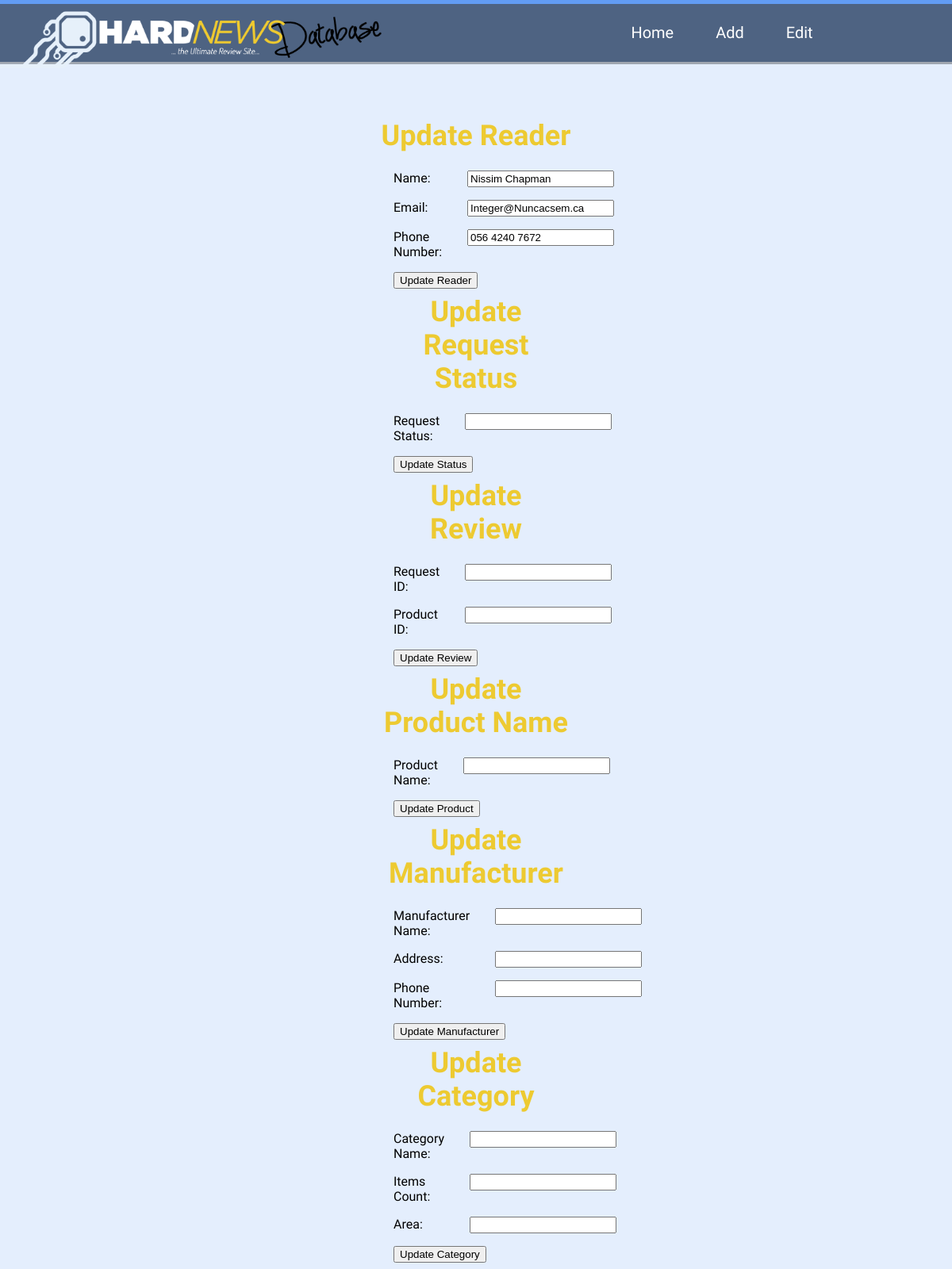
The page /update.php?ReaderID=3 on the database its author committed.
### tables this page shows
CREATE TABLE IF NOT EXISTS `reader` (
  `ReaderID` int(11) unsigned NOT NULL AUTO_INCREMENT,
  `Name` varchar(35) NOT NULL,
  `Email` varchar(254) NOT NULL,
  `PhoneNo` varchar(20) NOT NULL,
  PRIMARY KEY (`ReaderID`)
);

### update.php (the view, shortened to what this page needs)
<!doctype html>
<html>
<head>
    <link rel="stylesheet" type="text/css" href="css/stylesheet.css">
    <link href="//maxcdn.bootstrapcdn.com/font-awesome/4.2.0/css/font-awesome.min.css" rel="stylesheet">
</head>
<body>
    <div class="nav-container">
    <a href="index.php"><img class="logo" src="img/logo.png" width="493" height="98" alt="Logo"/></a>
    <nav>
    	<ul class="navbar">
        	<li><a class="link-1" href="index.php">Home</a></li>
            <li><a class="link-2" href="add.php">Add</a></li>
            <li><a class="link-5" href="show.php">Edit</a></li>
    	</ul>
	</nav>
    </div>
<div class="site-content-update">
<h1 class = "textadd">Update Reader</h1>
<?php
	include('Login.php');
	$readerid=$_GET['ReaderID'];
	$readerid = mysqli_real_escape_string($dbconnect, $readerid);
	$sql1="SELECT * FROM reader WHERE ReaderID='$readerid'";
	$result1=mysqli_query($dbconnect,$sql1);
	$row1=mysqli_fetch_assoc($result1);
?>
<form id="UpdateReader"  name="form1" method="post" action="updatedReader.php">
<table>
	<tr>
		<td>Name:</td>
		<td><input type="text" name="Name" value="<?php echo $row1['Name']; ?>" maxlength="35"/></td>
	</tr>
	<tr>
		<td>Email:</td>
		<td><input type="text" name="Email" value="<?php echo $row1['Email']; ?>" maxlength="254"/></td>
	</tr>
	<tr>
		<td>Phone Number:</td>
		<td><input type="text" name="PhoneNo" value="<?php echo $row1['PhoneNo']; ?>" maxlength="20"/></td>
    </tr>
	<tr>
		<td  colspan="2" align="center">
        </form>
        <input type="submit" name="Submit" value="Update Reader" size="50"/>
<h1 class = "textadd">Update Request Status</h1>
<?php
	include('Login.php');
	$requestid=$_GET['RequestID'];
	$requestid = mysqli_real_escape_string($dbconnect, $requestid);
	$sql2="SELECT * FROM request WHERE RequestID='$requestid'";
	$result2=mysqli_query($dbconnect,$sql2);
	$row2=mysqli_fetch_assoc($result2);
?>
<form id="UpdateRequest"  name="form2" method="post" action="updatedRequest.php">
<table>
	<tr>
		<td>Request Status:</td>
		<td><input type="text" name="Status" value="<?php echo $row2['Status']; ?>" maxlength="1"/></td>
    </tr>
	<tr>
		<td  colspan="2" align="center">
        </form>
        <input type="submit" name="Submit" value="Update Status"/>
<h1 class = "textadd">Update Review</h1>
<?php
	include('Login.php');
	$reviewid=$_GET['ReviewID'];
	$reviewid = mysqli_real_escape_string($dbconnect, $reviewid);
	$sql3="SELECT * FROM review WHERE ReviewID='$reviewid'";
	$result3=mysqli_query($dbconnect,$sql3);
	$row3=mysqli_fetch_assoc($result3);
?>
<form id="UpdateReview"  name="form2" method="post" action="updatedReview.php">
<table>
	<tr>
		<td>Request ID:</td>
		<td><input type="text" name="RequestID" value="<?php echo $row3['RequestID']; ?>" maxlength="11"/></td>
    </tr>
    <tr>
		<td>Product ID:</td>
		<td><input type="text" name="ReviewID" value="<?php echo $row3['ProductID']; ?>" maxlength="11"/></td>
    </tr>
	<tr>
		<td  colspan="2" align="center">
        </form>
        <input type="submit" name="Submit" value="Update Review" size="50"/>
<h1 class = "textadd">Update Product Name</h1>
<?php
	include('Login.php');
	$productid=$_GET['ProductID'];
	$productid = mysqli_real_escape_string($dbconnect, $productid);
	$sql4="SELECT * FROM product WHERE ProductID='$productid'";
	$result4=mysqli_query($dbconnect,$sql4);
	$row4=mysqli_fetch_assoc($result4);
?>
<form id="UpdateProduct"  name="form4" method="post" action="updatedProduct.php">
<table>
    <tr>
		<td>Product Name:</td>
		<td><input type="text" name="ProductName" value="<?php echo $row4['ProductName']; ?>" maxlength="35"/></td>
    </tr>
	<tr>
		<td  colspan="2" align="center">
        </form>
        <input type="submit" name="Submit" value="Update Product" size="50"/>
<h1 class = "textadd">Update Manufacturer</h1>
<?php
	include('Login.php');
	$manufacturerid=$_GET['ManufacturerID'];
	$manufacturerid = mysqli_real_escape_string($dbconnect, $manufacturerid);
	$sql5="SELECT * FROM manufacturer WHERE ManufacturerID='$manufacturerid'";
	$result5=mysqli_query($dbconnect,$sql5);
	$row5=mysqli_fetch_assoc($result5);
?>
<form id="UpdateManufacturer"  name="form5" method="post" action="updatedManufacturer.php">
<table>
	<tr>
		<td>Manufacturer Name:</td>
		<td><input type="text" name="ManufacturerName" value="<?php echo $row5['ManufacturerName']; ?>" maxlength="35"/></td>
	</tr>
	<tr>
		<td>Address:</td>
		<td><input type="text" name="Address" value="<?php echo $row5['Address']; ?>" maxlength="35"/></td>
	</tr>
	<tr>
		<td>Phone Number:</td>
		<td><input type="text" name="MPhoneNo" value="<?php echo $row5['MPhoneNo']; ?>" maxlength="20"/></td>
    </tr>
	<tr>
		<td  colspan="2" align="center">
        </form>
        <input type="submit" name="Submit" value="Update Manufacturer" size="50"/>
<h1 class = "textadd">Update Category</h1>
<?php
	include('Login.php');
	$categoryid=$_GET['CategoryID'];
	$categoryid = mysqli_real_escape_string($dbconnect, $categoryid);
	$sql6="SELECT * FROM category WHERE CategoryID='$categoryid'";
	$result6=mysqli_query($dbconnect,$sql6);
	$row6=mysqli_fetch_assoc($result6);
?>
<form id="UpdateCategory"  name="form6" method="post" action="updatedCategory.php">
<table>
	<tr>
		<td>Category Name:</td>
		<td><input type="text" name="CategoryName" value="<?php echo $row6['CategoryName']; ?>" maxlength="35"/></td>
	</tr>
	<tr>
		<td>Items Count:</td>
		<td><input type="text" name="ItemsCount" value="<?php echo $row6['ItemsCount']; ?>" maxlength="254"/></td>
	</tr>
	<tr>
		<td>Area:</td>
		<td><input type="text" name="Area" value="<?php echo $row6['Area']; ?>" maxlength="35"/></td>
    </tr>
	<tr>
		<td  colspan="2" align="center">
        </form>
        <input type="submit" name="Submit" value="Update Category" size="50"/>
</div>
</body>
</html>

### css/stylesheet.css (style rules this page uses)
*, *:before, *:after { margin:0; -moz-box-sizing: border-box; -webkit-box-sizing: border-box; box-sizing: border-box; }
html, body { font-family: 'Advent Pro', sans-serif; background:#E4EEFD; margin:0; padding:0; height:100%; }
.nav-container { background: #4e6382; height: 78px; width: 100%; border-top: 5px solid #629CF3; font-size:20px; font-weight:300; position: fixed; top: 0; left: 0; z-index:3; -webkit-box-shadow:0 3px rgba(0,0,0,0.3); -moz-box-shadow:0 3px rgba(0,0,0,0.3); box-shadow: 0 3px rgba(0,0,0,0.3); }
.logo { float:left; height:83px; width:auto; margin:0; padding-top:5px; z-index:3; position:relative; }
.navbar { margin:0; padding:0; z-index:3; position:relative; }
nav ul { list-style: none; padding: 0; text-align: center; float: right; width:48.3333333%; }
nav li { display: inline; line-height:73px; }
nav a { display:inline-block; color:#FFFFFF; text-decoration:none; margin:0; }
nav li a { height:73px; padding:0 1.2em; }
.site-content-update { min-height: 100%; height: auto !important; width:100%; margin: 0 auto -100px; padding: 0px 40%; margin-top: 150px; margin-bottom:100px; }
h1 { color:#EDCA31; font-size:36px; color:#edca31; text-align:center; padding:0; margin:0; }
.textadd { font-size:36px; color:#edca31; padding-bottom:15px; }
table { background-color: transparent; border-spacing: 0; border-collapse: collapse; border-top: 2px; border-color:transparent; }
th, td { padding: .5em 1em; vertical-align: top; text-align: left; border-bottom: 1px; border-color:transparent; }

### rows shown on the page
reader: Name "Nissim Chapman", Email "Integer@Nuncacsem.ca", PhoneNo "056 4240 7672"
